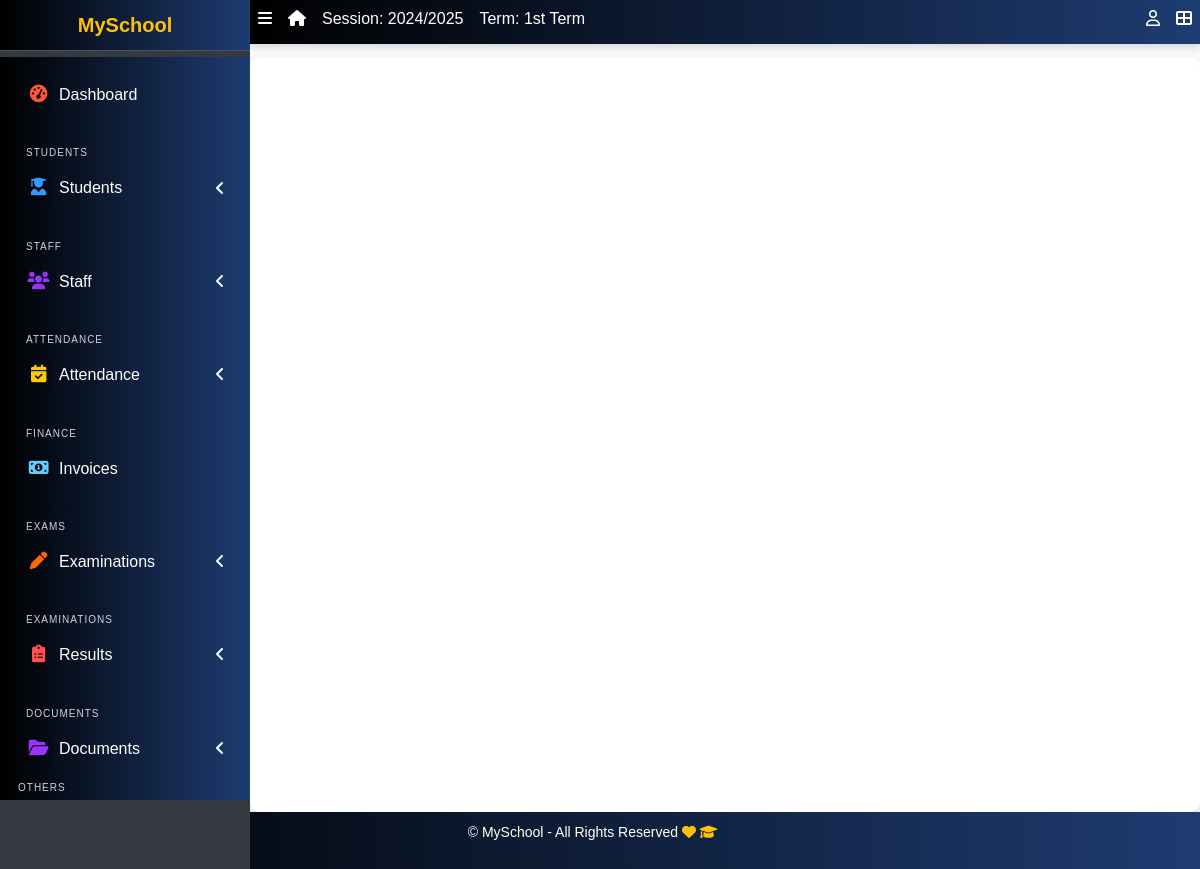
The app's page /result/view/all (signed in), older data.
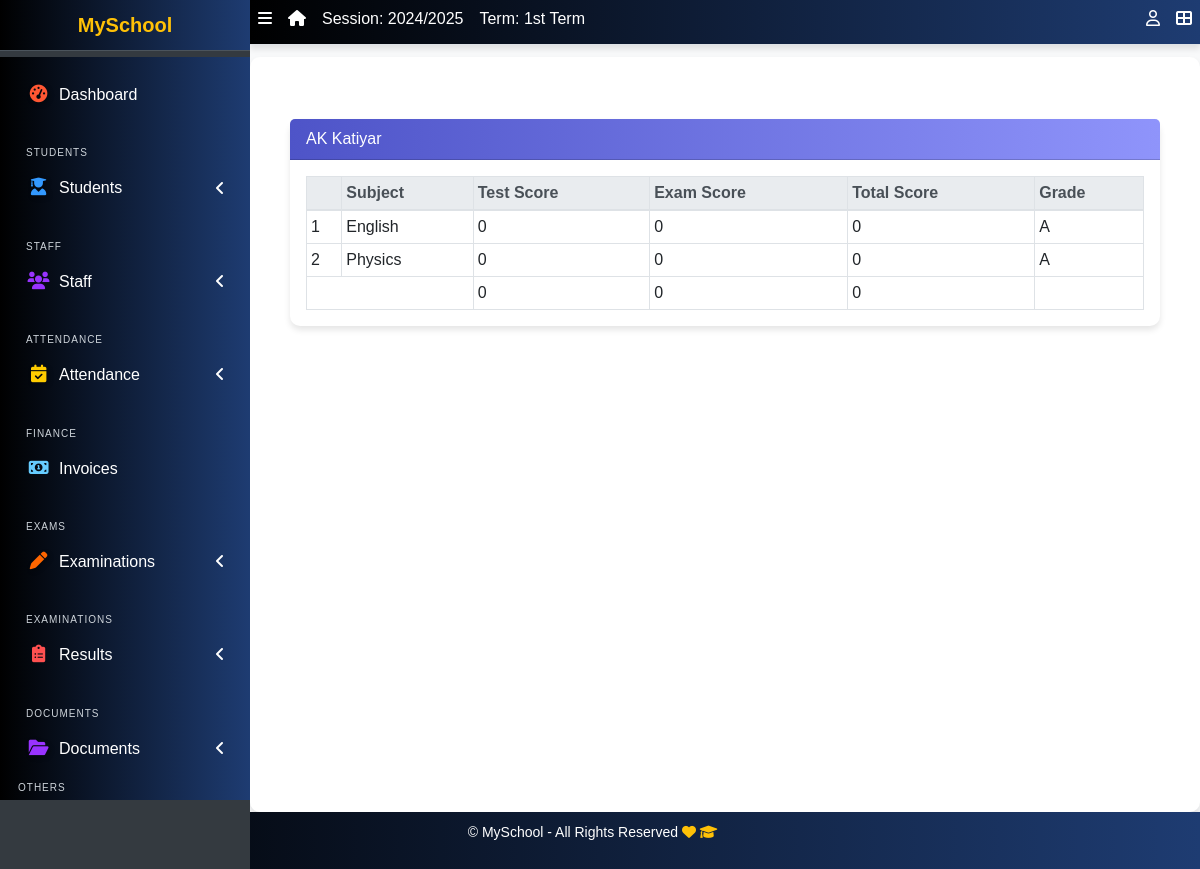
The same page, newer data.
### apps/corecode/models.py (models this page shows, shortened)
class AcademicSession(models.Model):
    name = models.CharField(max_length=200, unique=True)
    current = models.BooleanField(default=True)
    class Meta:
        ordering = ["-name"]

class AcademicTerm(models.Model):
    name = models.CharField(max_length=20, unique=True)
    current = models.BooleanField(default=True)
    class Meta:
        ordering = ["name"]

class Subject(models.Model):
    name = models.CharField(max_length=200, unique=True)
    class Meta:
        ordering = ["name"]
    def __str__(self):
        return self.name

### apps/students/models.py (models this page shows, shortened)
class Student(models.Model):
    STATUS_CHOICES = [("active", "Active"), ("inactive", "Inactive")]
    GENDER_CHOICES = [("male", "Male"), ("female", "Female")]
    category = [("N/A", "N/A"),("Gen", "Gen"), ("OBC", "OBC"), ("SC/ST", "SC/ST"), ("Other", "Other")]
    current_status = models.CharField(
        max_length=10, choices=STATUS_CHOICES, default="active"
    )
    registration_number = models.CharField(max_length=200, unique=True)
    fullname = models.CharField(max_length=200)
    gender = models.CharField(max_length=10, choices=GENDER_CHOICES, default="male")
    category = models.CharField(max_length=10, choices=category, default="N/A")
    aadhar_validator = RegexValidator(
    regex=r'^\d{12}$',
    message="Aadhaar number must be exactly 12 digits.",
    code='invalid_aadhar'
    )
    aadhar = models.CharField(validators=[aadhar_validator], max_length=12, blank=True)
    date_of_birth = models.DateField(default=timezone.now)
    current_class = models.ForeignKey(
        StudentClass, on_delete=models.SET_NULL, blank=True, null=True
    )
    date_of_admission = models.DateField(default=timezone.now)
    mobile_num_regex = RegexValidator(
        regex="^[0-9]{10,15}$", message="Entered mobile number isn't in a right format!"
    )
    mobile_number = models.CharField(
        validators=[mobile_num_regex], max_length=13, blank=True
    )
    Father_name = models.CharField(max_length=255, null=False, blank=False)
    Father_mobile_number = models.CharField( validators=[mobile_num_regex] ,max_length=15, default="0000000000")
    Father_aadhar = models.CharField(validators=[aadhar_validator], max_length=12, blank=True)
    Mother_name = models.CharField(max_length=255, null=True, blank=True)
    address = models.TextField(blank=True)
    others = models.TextField(blank=True)
    passport = models.ImageField(blank=True, upload_to="students/passports/")
    def registration_number(self):
      if self.date_of_admission:
        year_suffix = str(self.date_of_admission.year)[-2:]  # Extract last 2 digits of year
      else:
        year_suffix = "25"  # Default if date_of_admission is missing
      unique_number = str(random.randint(1000, 9999))
      return f"{year_suffix}{self.current_class}{unique_number}"
    class Meta:
        ordering = ["fullname",]
    def __str__(self):
        return f"{self.fullname} "

### apps/result/models.py (models this page shows, shortened)
class Result(models.Model):
    student = models.ForeignKey(Student, on_delete=models.CASCADE)
    session = models.ForeignKey(AcademicSession, on_delete=models.CASCADE)
    term = models.ForeignKey(AcademicTerm, on_delete=models.CASCADE)
    current_class = models.ForeignKey(StudentClass, on_delete=models.CASCADE)
    subject = models.ForeignKey(Subject, on_delete=models.CASCADE)
    test_score = models.IntegerField(default=0)
    exam_score = models.IntegerField(default=0)
    class Meta:
        ordering = ["subject"]
    def total_score(self):
        return self.test_score + self.exam_score
    def grade(self):
        return score_grade(self.total_score())

### apps/result/views.py (the view)
# urls.py: path("view/all", ResultListView.as_view(), name="view-results"),
class ResultListView(LoginRequiredMixin, View):
    def get(self, request, *args, **kwargs):
        results = Result.objects.filter(
            session=request.current_session, term=request.current_term
        )
        bulk = {}
        for result in results:
            test_total = 0
            exam_total = 0
            subjects = []
            for subject in results:
                if subject.student == result.student:
                    subjects.append(subject)
                    test_total += subject.test_score
                    exam_total += subject.exam_score
            bulk[result.student.id] = {
                "student": result.student,
                "subjects": subjects,
                "test_total": test_total,
                "exam_total": exam_total,
                "total_total": test_total + exam_total,
            }
        context = {"results": bulk}
        return render(request, "result/all_results.html", context)

### apps/corecode/context_processors.py (called while the page is built)
def site_defaults(request):
    current_session = AcademicSession.objects.get(current=True)
    current_term = AcademicTerm.objects.get(current=True)
    vals = SiteConfig.objects.all()
    contexts = {
        "current_session": current_session.name,
        "current_term": current_term.name,
    }
    for val in vals:
        contexts[val.key] = val.value
    return contexts

### apps/result/utils.py (called while the page is built)
def score_grade(score):
    if score <= 10:
        return "A"

### apps/result/templates/result/all_results.html
{% extends 'base.html' %}
{% block fullcard %}
  {% for key, result in results.items %}
    <div class="card">
      <div class="card-header">
        {{result.student}}
      </div>
      <div class="card-body">
        <table class="table table-bordered table-sm">
          <thead class="thead-light">
            <tr>
              <th></th>
              <th>Subject</th>
              <th>Test Score</th>
              <th>Exam Score</th>
              <th>Total Score</th>
              <th>Grade</th>
            </tr>
          </thead>
          <tbody>
            {% for subject in result.subjects %}
              <tr>
                <td>{{ forloop.counter }}</td>
                <td>{{ subject.subject }}</td>
                <td>{{ subject.test_score }}</td>
                <td>{{ subject.exam_score }}</td>
                <td>{{ subject.total_score }}</td>
                <td>{{ subject.grade }}</td>
              </tr>
            {% endfor %}
          </tbody>
          <tfoot>
            <tr>
              <td colspan="2"></td>
              <td>{{ result.test_total }}</td>
              <td>{{ result.exam_total }}</td>
              <td>{{ result.total_total }}</td>
              <td></td>
            </tr>
          </tfoot>
        </table>
      </div>
    </div>
  {% endfor %}
{% endblock fullcard %}

### templates/base.html (shortened to what this page needs)
{% load static %}
<!DOCTYPE html>
<html lang="en">
<head>
  <link rel="stylesheet" href="{% static 'plugins/fontawesome-free/css/all.min.css' %}">
  <link rel="stylesheet" href="{% static 'plugins/toastr/toastr.min.css' %}">
<link rel="stylesheet" href="https://cdn.jsdelivr.net/npm/bootstrap-icons/font/bootstrap-icons.css">
  <link rel="stylesheet"
    href="{% static 'plugins/overlayScrollbars/css/OverlayScrollbars.min.css' %}">
  <link rel="stylesheet" href="{% static 'plugins/Datatables/datatables.min.css' %}" />
  <link rel="stylesheet" href="{% static 'dist/css/adminlte.min.css' %}">
  <link rel="stylesheet" href="{% static 'dist/css/style.css' %}">
  <link rel="stylesheet" href="https://cdnjs.cloudflare.com/ajax/libs/font-awesome/6.0.0-beta3/css/all.min.css">
  <link rel="stylesheet" href="https://cdn.jsdelivr.net/npm/bootstrap@5.3.0/dist/css/bootstrap.min.css">
</head>
<body
  class="hold-transition sidebar-mini layout-fixed layout-navbar-fixed layout-footer-fixed">
  <div class="wrapper">
    <nav class="main-header navbar navbar-expand navbar-dark">
      <ul class="navbar-nav">
        <li class="nav-item">
          <a class="nav-link" data-widget="pushmenu" href="#" role="button"><i
              class="fas fa-bars"></i></a>
        </li>
        <li class="nav-item d-none d-sm-inline-block">
          <a href="{% url 'home' %} " class="nav-link"><i class="fa fa-home"></i></a>
        </li>
        <li class="nav-item d-none d-sm-inline-block">
          <a href="{% url 'current-session' %}" class="nav-link">Session: {{ current_session }}</a>
        </li>
        <li class="nav-item d-none d-sm-inline-block">
          <a href="{% url 'current-session' %}" class="nav-link">Term: {{ current_term }}</a>
        </li>
      </ul>
      <ul class="navbar-nav ml-auto">
        <li class="nav-item dropdown">
          <a class="nav-link" data-toggle="dropdown" href="#">
            <i class="far fa-user"></i>
          </a>
        </li>
        <li class="nav-item">
          <a class="nav-link" data-widget="control-sidebar" data-slide="true"
            href="#" role="button"><i class="fas fa-th-large"></i></a>
        </li>
      </ul>
    </nav>
    <aside class="main-sidebar sidebar-dark-primary">
      <a href="{% url 'home' %}" class="brand-link">{{ profile.college_name | default:"MySchool" }}</a>
<div class="sidebar">
  <nav class="mt-2">
      <ul class="nav nav-pills nav-sidebar flex-column" data-widget="treeview" role="menu" data-accordion="false">
          <li class="nav-item">
              <a href="{% url 'home' %}" class="nav-link {% if request.resolver_match.url_name == 'home' %}active{% endif %}">
                  <i class="nav-icon fas fa-tachometer-alt" style="color: #ff5733; text-shadow: 2px 2px 5px rgba(0, 0, 0, 0.3);"></i>
                  <p>Dashboard</p>
              </a>
          </li>
          <li class="nav-header">Students</li>
          <li class="nav-item has-treeview  {% if request.resolver_match.url_name in 'student-list student-create student-details  ' %}menu-open{% endif %}">
              <a href="#" class="nav-link  " >
                  <i class="nav-icon fas fa-user-graduate" style="color: #3399ff; text-shadow: 2px 2px 5px rgba(0, 0, 0, 0.3);"></i>
                  <p>Students<i class="fas fa-angle-left right"></i></p>
              </a>
          </li>
          <li class="nav-header">Staff</li>
          <li class="nav-item has-treeview  {% if request.resolver_match.url_name in 'staff-list non-teaching-staffs-list' %}menu-open{% endif %}">
              <a href="#" class="nav-link">
                  <i class="nav-icon fas fa-users" style="color: #9933ff;"></i>
                  <p>Staff<i class="fas fa-angle-left right"></i></p>
              </a>
          </li>
          <li class="nav-header">Attendance</li>
            <li class="nav-item has-treeview {% if request.resolver_match.url_name in 'attendance_list' %}menu-open{% endif %}">
                <a href="#" class="nav-link">
                    <i class="nav-icon fas fa-calendar-check" style="color: #ffcc00; text-shadow: 2px 2px 5px rgba(0, 0, 0, 0.3);"></i>
                    <p>Attendance<i class="fas fa-angle-left right"></i></p>
                </a>
            </li>
          <li class="nav-header">Finance</li>
          <li class="nav-item">
              <a href="{% url 'invoice-list' %}" class="nav-link">
                  <i class="nav-icon fas fa-money-bill-alt" style="color: #66ccff;"></i>
                  <p>Invoices</p>
              </a>
          </li>
          <li class="nav-header">Exams</li>
          <li class="nav-item has-treeview">
              <a href="#" class="nav-link">
                  <i class="nav-icon fas fa-pen" style="color: #ff6600; text-shadow: 2px 2px 5px rgba(0, 0, 0, 0.3);"></i>
                  <p>Examinations<i class="fas fa-angle-left right"></i></p>
              </a>
          </li>
          <li class="nav-header">Examinations</li>
          <li class="nav-item has-treeview">
              <a href="#" class="nav-link">
                  <i class="nav-icon fas fa-clipboard-list" style="color: #ff5050;"></i>
                  <p>Results<i class="fas fa-angle-left right"></i></p>
              </a>
          </li>
          <li class="nav-header">Documents</li>
          <li class="nav-item has-treeview">
              <a href="#" class="nav-link">
                  <i class="nav-icon fas fa-folder-open" style="color: #9933ff; text-shadow: 2px 2px 5px rgba(0, 0, 0, 0.3);"></i>
                  <p>Documents<i class="fas fa-angle-left right"></i></p>
              </a>
          </li>
          <ul class="nav nav-pills nav-sidebar flex-column" data-widget="treeview" role="menu" data-accordion="false">
            <li class="nav-header">Others</li>
        </ul>
      </ul>
  </nav>
</div>
    </aside>
    <div class="content-wrapper">
      <section class="content-header">
        <div class="container-fluid">
          <div class="row mb-1">
            <div class="col-sm-8">
            </div>
            <div class="col-sm-4">
            </div>
          </div>
        </div>
      </section>
      <section class="content" >
        <div class="container-fluid">
          <div class="row">
            <div class="col-md-12">
              {% block fullcard %}{% endblock fullcard %}
            </div>
          </div>
        </div>
      </section>
    </div>
    <footer class="footer">
      <p>&copy; {{ site_config.schoolname | default:"MySchool" }} - All Rights Reserved
      <i class="fas fa-heart"></i>
      <i class="fas fa-graduation-cap"></i>
  </div>
</body>
</html>

### templates/base.html (style rules this page uses)
body { font-family: 'Poppins', sans-serif; background-color: #f8f9fa; }
.wrapper { display: flex; flex-direction: column; min-height: 100vh; }
.navbar { background: linear-gradient(90deg, black, #1E3C72); color: white; box-shadow: 0 4px 6px rgba(0, 0, 0, 0.1); height: 45px; display: flex; align-items: center; }
.navbar .nav-link { color: white !important; padding: 5px 10px; transition: color 0.3s ease, transform 0.3s ease; text-decoration: none; }
.sidebar { background: linear-gradient(90deg, black, #1E3C72); color: white; height: calc(100vh - 50px); width: 250px; overflow-y: auto; padding: 10px; scrollbar-width: thin; scrollbar-color: #495057 #212529; }
.sidebar .nav-link { color: white !important; padding: 8px 15px; border-radius: 5px; transition: color 0.3s ease, background 0.3s ease, transform 0.3s ease; text-decoration: none; }
.sidebar .nav-header { color: #ced4da; font-weight: lighter; margin-top: 0rem; text-transform: uppercase; letter-spacing: 1px; font-size: 10px; }
.content-wrapper { flex: 1; padding: 20px; background-color: #ffffff; border-radius: 10px; box-shadow: 0 4px 6px rgba(0, 0, 0, 0.1); }
.card { border: none; border-radius: 10px; box-shadow: 0 4px 6px rgba(0, 0, 0, 0.1); transition: transform 0.3s ease, box-shadow 0.3s ease; }
.card-header { background: linear-gradient(90deg, #4e54c8, #8f94fb); color: white; border-radius: 10px 10px 0 0; }
.footer { background: linear-gradient(90deg, black, #1E3C72); color: white; text-align: center; padding: 10px 0; font-size: 14px; display: flex; justify-content: center; align-items: center; gap: 15px; }
.footer i { color: #ffc107; transition: transform 0.3s ease; }
.brand-link { background: linear-gradient(90deg, black, #1E3C72); color: white !important; text-align: center; font-weight: bold; padding: 10px; text-decoration: none; display: block; }

Row changes from the older to the newer data that the page shows:
now on this page (row unchanged): Student: student "AK Katiyar", test_total "0", exam_total "0", total_total "0"
added Result: subject "English", test_score "0", exam_score "0", total_score "0", grade "A"
added Result: subject "Physics", test_score "0", exam_score "0", total_score "0", grade "A"
